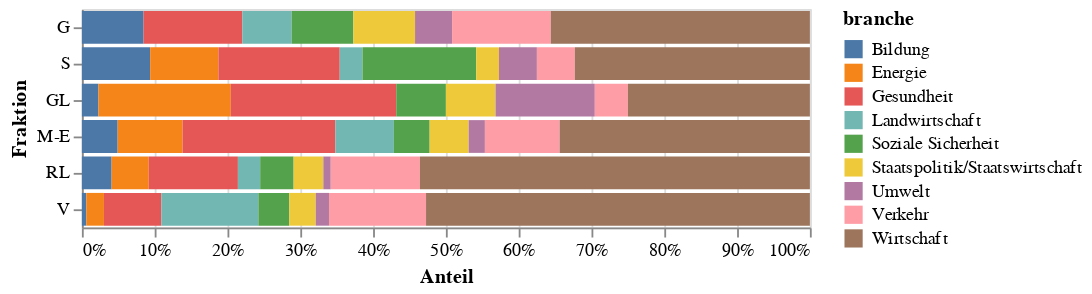

Source (notebook cell):
### Markdown cell above
Umgekehrt kann man auch anschauen wo die Schwerpunkte der einzelnen Fraktionen liegen.
_Berücksichtigt hier sind alle Branchen mit insgesamt mindestens 20 bezahlten Lobbymandaten._

### Code cell
source = duckdb.query('''
    select branche, fraktion, count(1) count
    from df_bezahlt
    where branche in (select branche from df_bezahlt group by branche having count(1) >= 20)
    group by 1, 2
    order by branche, case fraktion when 'G' then 1 when 'S' then 2 when 'GL' then 3 when 'M-E' then 4 when 'RL' then 5 else 6 end
''').to_df()

alt.Chart(source).mark_bar().encode(
    x=alt.X('count', title='Anteil', axis=alt.Axis(format='%'), stack='normalize'),
    y=alt.Y('fraktion', title='Fraktion', sort=['G','S','GL','M-E','RL','V']),
    color='branche',
).properties(
    # height=400
)

### Figure 1 — Vega-Lite specification as saved in the notebook (floating-point values rounded to 4 significant figures)
{"config": {"view": {"continuousWidth": 400, "continuousHeight": 300}}, "data": {"name": "data-09aa8b2babd900896e3e5daefb9b0d4b"}, "mark": "bar", "encoding": {"color": {"field": "branche", "type": "nominal"}, "x": {"axis": {"format": "%"}, "field": "count", "stack": "normalize", "title": "Anteil", "type": "quantitative"}, "y": {"field": "fraktion", "sort": ["G", "S", "GL", "M-E", "RL", "V"], "title": "Fraktion", "type": "nominal"}}, "$schema": "https://vega.github.io/schema/vega-lite/v4.17.0.json", "datasets": {"data-09aa8b2babd900896e3e5daefb9b0d4b": [{"branche": "Bildung", "fraktion": "G", "count": 5}, {"branche": "Bildung", "fraktion": "S", "count": 9}, {"branche": "Bildung", "fraktion": "GL", "count": 1}, {"branche": "Bildung", "fraktion": "M-E", "count": 11}, {"branche": "Bildung", "fraktion": "RL", "count": 8}, {"branche": "Bildung", "fraktion": "V", "count": 1}, {"branche": "Energie", "fraktion": "S", "count": 9}, {"branche": "Energie", "fraktion": "GL", "count": 8}, {"branche": "Energie", "fraktion": "M-E", "count": 20}, {"branche": "Energie", "fraktion": "RL", "count": 10}, {"branche": "Energie", "fraktion": "V", "count": 4}, {"branche": "Gesundheit", "fraktion": "G", "count": 8}, {"branche": "Gesundheit", "fraktion": "S", "count": 16}, {"branche": "Gesundheit", "fraktion": "GL", "count": 10}, {"branche": "Gesundheit", "fraktion": "M-E", "count": 47}, {"branche": "Gesundheit", "fraktion": "RL", "count": 24}, {"branche": "Gesundheit", "fraktion": "V", "count": 13}, {"branche": "Landwirtschaft", "fraktion": "G", "count": 4}, {"branche": "Landwirtschaft", "fraktion": "S", "count": 3}, {"branche": "Landwirtschaft", "fraktion": "M-E", "count": 18}, {"branche": "Landwirtschaft", "fraktion": "RL", "count": 6}, {"branche": "Landwirtschaft", "fraktion": "V", "count": 22}, {"branche": "Soziale Sicherheit", "fraktion": "G", "count": 5}, {"branche": "Soziale Sicherheit", "fraktion": "S", "count": 15}, {"branche": "Soziale Sicherheit", "fraktion": "GL", "count": 3}, {"branche": "Soziale Sicherheit", "fraktion": "M-E", "count": 11}, {"branche": "Soziale Sicherheit", "fraktion": "RL", "count": 9}, {"branche": "Soziale Sicherheit", "fraktion": "V", "count": 7}, {"branche": "Staatspolitik/Staatswirtschaft", "fraktion": "G", "count": 5}, {"branche": "Staatspolitik/Staatswirtschaft", "fraktion": "S", "count": 3}, {"branche": "Staatspolitik/Staatswirtschaft", "fraktion": "GL", "count": 3}, {"branche": "Staatspolitik/Staatswirtschaft", "fraktion": "M-E", "count": 12}, {"branche": "Staatspolitik/Staatswirtschaft", "fraktion": "RL", "count": 8}, {"branche": "Staatspolitik/Staatswirtschaft", "fraktion": "V", "count": 6}, {"branche": "Umwelt", "fraktion": "G", "count": 3}, {"branche": "Umwelt", "fraktion": "S", "count": 5}, {"branche": "Umwelt", "fraktion": "GL", "count": 6}, {"branche": "Umwelt", "fraktion": "M-E", "count": 5}, {"branche": "Umwelt", "fraktion": "RL", "count": 2}, {"branche": "Umwelt", "fraktion": "V", "count": 3}, {"branche": "Verkehr", "fraktion": "G", "count": 8}, {"branche": "Verkehr", "fraktion": "S", "count": 5}, {"branche": "Verkehr", "fraktion": "GL", "count": 2}, {"branche": "Verkehr", "fraktion": "M-E", "count": 23}, {"branche": "Verkehr", "fraktion": "RL", "count": 24}, {"branche": "Verkehr", "fraktion": "V", "count": 22}, {"branche": "Wirtschaft", "fraktion": "G", "count": 21}, {"branche": "Wirtschaft", "fraktion": "S", "count": 31}, {"branche": "Wirtschaft", "fraktion": "GL", "count": 11}, {"branche": "Wirtschaft", "fraktion": "M-E", "count": 77}, {"branche": "Wirtschaft", "fraktion": "RL", "count": 105}, {"branche": "Wirtschaft", "fraktion": "V", "count": 87}]}}
